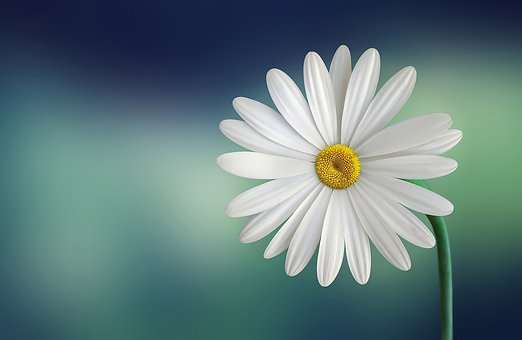
#> input picture flower.jpg, 522 x 340 px, found by its file name
$ python fourier_transform.py   (older library calls are emulated)
#> lines starting #> are read from the running program, lines starting #| are printed output that depends on the picture
import cv2
import numpy as np
from PIL import Image

# now we will be loading the image and converting it to grayscale
image = cv2.imread(r"/home/sahyadri/lab/flower.jpg")
#> image is the input picture: shape (340, 522, 3); mean B, G, R 123.8, 122.4, 97.4
img= Image.open("/home/sahyadri/lab/flower.jpg")
np_array_img = np.array(img)

gray = cv2.cvtColor(image, cv2.COLOR_BGR2GRAY)
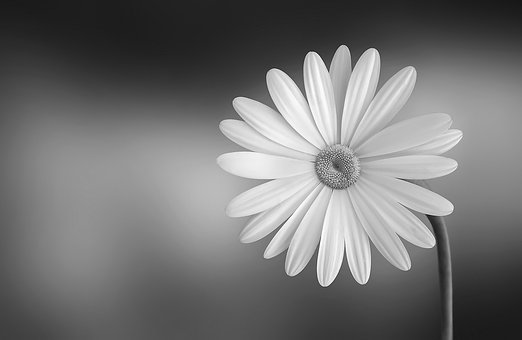
#> gray: shape (340, 522); min 16, max 255, mean 115.1

# Compute the discrete Fourier Transform of the image
fourier = cv2.dft(np.float32(gray), flags=cv2.DFT_COMPLEX_OUTPUT)

# Shift the zero-frequency component to the center of the spectrum
fourier_shift = np.fft.fftshift(fourier)

# calculate the magnitude of the Fourier Transform
magnitude = 20*np.log(cv2.magnitude(fourier_shift[:,:,0],fourier_shift[:,:,1]))
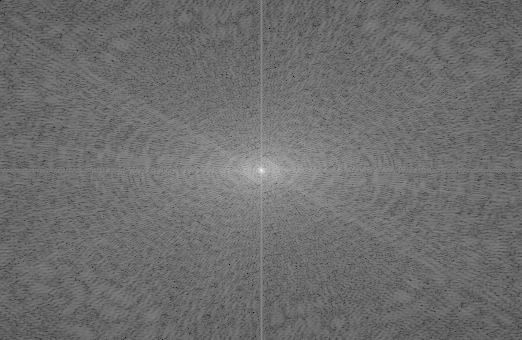
#> magnitude: shape (340, 522) float32; min 14.98, max 336.6, mean 153.8; drawn with min black and max white

# Scale the magnitude for display
magnitude = cv2.normalize(magnitude, None, 0, 255, cv2.NORM_MINMAX, cv2.CV_8UC1)

np_array_mag = np.array(magnitude)

# Display the magnitude of the Fourier Transform
print("The matrix of original image is ")
print(np_array_img)
#> (printed output is left out)
print()
print("The matrix of FT of image is ")
print(np_array_mag)
#> (printed output is left out)
cv2.imshow('Original Image',image)
cv2.imshow('Fourier Transform', magnitude)
cv2.waitKey(0)
cv2.destroyAllWindows()
